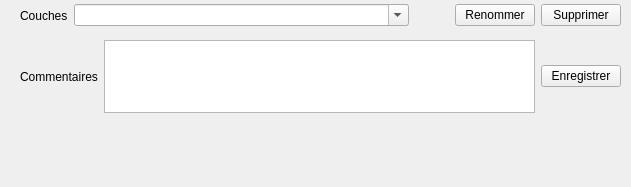
      <widget class="QWidget" name="page_8">
       <property name="geometry">
        <rect>
         <x>0</x>
         <y>0</y>
         <width>631</width>
         <height>187</height>
        </rect>
       </property>
       <attribute name="label">
        <string>Requêtes stockées</string>
       </attribute>
       <widget class="QWidget" name="layoutWidget">
        <property name="geometry">
         <rect>
          <x>20</x>
          <y>0</y>
          <width>601</width>
          <height>31</height>
         </rect>
        </property>
        <layout class="QHBoxLayout" name="horizontalLayout_11">
         <item>
          <widget class="QLabel" name="labelReq">
           <property name="enabled">
            <bool>true</bool>
           </property>
           <property name="text">
            <string>Couches</string>
           </property>
          </widget>
         </item>
         <item>
          <widget class="QComboBox" name="comboBoxReq">
           <property name="sizePolicy">
            <sizepolicy hsizetype="Expanding" vsizetype="Fixed">
             <horstretch>0</horstretch>
             <verstretch>0</verstretch>
            </sizepolicy>
           </property>
           <property name="editable">
            <bool>true</bool>
           </property>
          </widget>
         </item>
         <item>
          <spacer name="horizontalSpacer_2">
           <property name="orientation">
            <enum>Qt::Horizontal</enum>
           </property>
           <property name="sizeType">
            <enum>QSizePolicy::Minimum</enum>
           </property>
           <property name="sizeHint" stdset="0">
            <size>
             <width>40</width>
             <height>20</height>
            </size>
           </property>
          </spacer>
         </item>
         <item>
          <widget class="QPushButton" name="pushButtonReqRename">
           <property name="toolTip">
            <string>&lt;html&gt;&lt;head/&gt;&lt;body&gt;&lt;p&gt;Renommer la requête dans la base de données&lt;/p&gt;&lt;/body&gt;&lt;/html&gt;</string>
           </property>
           <property name="text">
            <string>Renommer</string>
           </property>
          </widget>
         </item>
         <item>
          <widget class="QPushButton" name="pushButtonReqDelete">
           <property name="enabled">
            <bool>true</bool>
           </property>
           <property name="toolTip">
            <string>&lt;html&gt;&lt;head/&gt;&lt;body&gt;&lt;p&gt;Supprimer la requête stockée de la base de donnée (opération non-annulable)&lt;/p&gt;&lt;/body&gt;&lt;/html&gt;</string>
           </property>
           <property name="text">
            <string>Supprimer</string>
           </property>
          </widget>
         </item>
        </layout>
       </widget>
       <widget class="QWidget" name="layoutWidget">
        <property name="geometry">
         <rect>
          <x>20</x>
          <y>40</y>
          <width>601</width>
          <height>73</height>
         </rect>
        </property>
        <layout class="QHBoxLayout" name="horizontalLayout_12">
         <item>
          <widget class="QLabel" name="label_17">
           <property name="text">
            <string>Commentaires</string>
           </property>
          </widget>
         </item>
         <item>
          <widget class="QTextEdit" name="textEditComments"/>
         </item>
         <item>
          <widget class="QPushButton" name="pushButtonSaveComments">
           <property name="toolTip">
            <string>&lt;html&gt;&lt;head/&gt;&lt;body&gt;&lt;p&gt;Sauvegarder les commentaires de la requête dans la base de données&lt;/p&gt;&lt;/body&gt;&lt;/html&gt;</string>
           </property>
           <property name="text">
            <string>Enregistrer</string>
           </property>
          </widget>
         </item>
        </layout>
       </widget>
      </widget>
